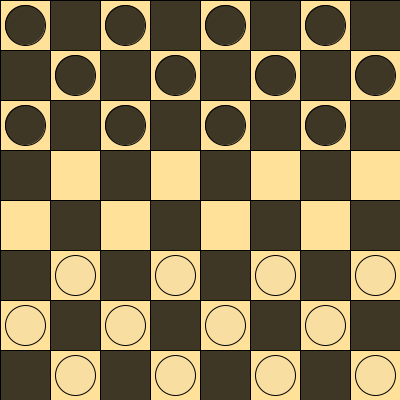
Frame 1 (no input)
Frame 60 (the mouse pressed at the canvas centre just before this capture): identical to frame 1, image omitted
Frame 120 (the mouse held since frame 60 and released just before this capture): identical to frame 1, image omitted

The Processing sketch that drew this single still picture (run headless with seeded random() and noise(); from frame 60 on, the mouse is pressed at the canvas centre):

// Processing sketch: Damstenen
// ── Damstenen.pde
Damsteen[] stenen = new Damsteen[100];


void setup() {
  size(400, 400);
  int xextra=0;
  int yextra=0;
  int counter = 0;
  int colour = #3f3726;
  for (int a=0; a<2; a++) {
    for (int i=0; i<3; i++) {
      for (int j=0; j<4; j++) {
        stenen[counter] = new Damsteen(25+xextra+(100*j), 25+yextra+(50*i), 40, colour);
        counter++;
      }
      if (xextra > 0) {
        xextra = 0;
      } else {
        xextra =50;
      }
    }
    colour = #f8dfa1;
    yextra = 250;
  }
}

void draw() {
  checkerBoard();
  for (int i = 0; i<24; i++) {
    stenen[i].tekenDamsteen();
  }
}


void checkerBoard() {
  int colour=255;
  for (int i = 0; i<8; i++) {
    for (int j=0; j<8; j++) {
      if (colour == #ffe19a) {
        colour = #3f3726;
      } else {
        colour =#ffe19a;
      }
      fill(colour);
      rect(j*50, i*50, 50, 50);
    }
    if (colour == #ffe19a) {
      colour = #3f3726;
    } else {
      colour =#ffe19a;
    }
  }
}
// ── Classes.pde
class Damsteen {
  int x,y,diameter,kleur;
  
  Damsteen(int x, int y , int diameter, int kleur){
   this.x = x;
   this.y = y;
   this.diameter = diameter;
   this.kleur = kleur;
  }

  void tekenDamsteen(){
    fill(kleur);
    ellipse(x,y,diameter,diameter);
  }
}
